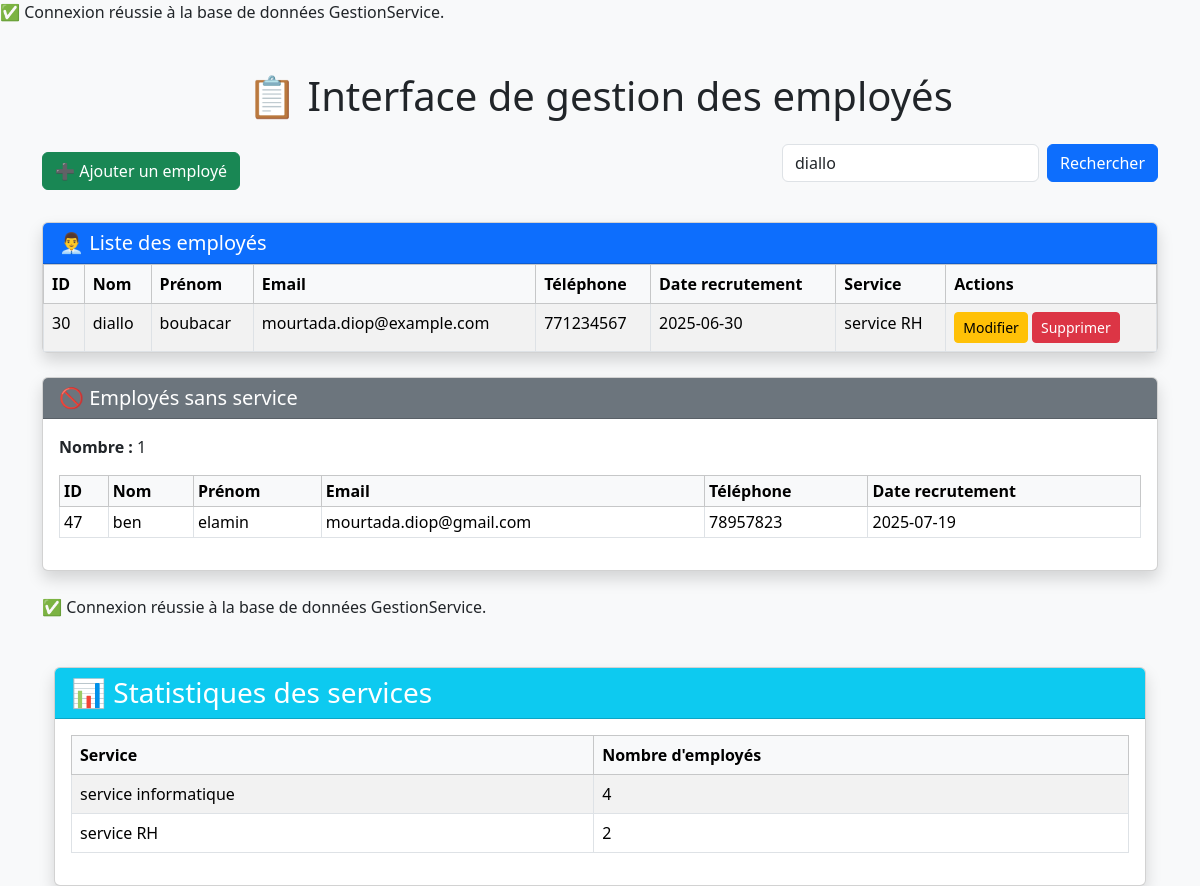
/interface/index.php?recherche=diallo, run on the app's committed database.
### tables this page shows
CREATE TABLE `personnel` (
  `numero` int(11) NOT NULL,
  `nom` varchar(50) NOT NULL,
  `prenom` varchar(50) NOT NULL,
  `adresse` varchar(200) DEFAULT NULL,
  `email` varchar(100) DEFAULT NULL,
  `num_mobile` varchar(20) DEFAULT NULL,
  `date_recrutement` date NOT NULL,
  `numero_service` int(11) DEFAULT NULL
);

CREATE TABLE `service` (
  `numero_service` int(11) NOT NULL,
  `nom_service` varchar(100) NOT NULL,
  `nombre_employe` int(11) DEFAULT 0
);

### interface/index.php (the view, shortened to what this page needs)
<?php
include 'connexion.php';
$search = '';
if (isset($_GET['recherche']) && !empty(trim($_GET['recherche']))) {
    $search = trim($_GET['recherche']);
    $sql = "
        SELECT p.*, s.nom_service
        FROM personnel p
        LEFT JOIN service s ON p.numero_service = s.numero_service
        WHERE p.nom LIKE :search OR p.prenom LIKE :search
    ";
    $stmt = $pdo->prepare($sql);
    $stmt->execute(['search' => "%$search%"]);
    $result = $stmt;
}
$sqlNonAffectes = "
    SELECT p.*
    FROM personnel p
    WHERE p.numero_service IS NULL
";
$stmtNonAffectes = $pdo->query($sqlNonAffectes);
?>
<!DOCTYPE html>
<html lang="fr">
<head>
    <link href="https://cdn.jsdelivr.net/npm/bootstrap@5.3.3/dist/css/bootstrap.min.css" rel="stylesheet">
</head>
<body class="bg-light">
<div class="container mt-5">
    <h1 class="text-center mb-4">📋 Interface de gestion des employés</h1>
    <div class="d-flex justify-content-between align-items-center mb-4">
        <a href="add.php" class="btn btn-success">➕ Ajouter un employé</a>
        <form method="get" class="d-flex" role="search">
            <input class="form-control me-2" type="text" name="recherche" placeholder="Rechercher nom ou prénom" value="<?= htmlspecialchars($search) ?>">
            <button class="btn btn-primary" type="submit">Rechercher</button>
        </form>
    </div>
    <?php if ($result->rowCount() > 0): ?>
        <div class="card shadow mb-4">
            <div class="card-header bg-primary text-white">
                <h5 class="mb-0">👨‍💼 Liste des employés</h5>
            </div>
            <div class="card-body p-0">
                <table class="table table-bordered table-striped mb-0">
                    <thead class="table-light">
                        <tr>
                            <th>ID</th>
                            <th>Nom</th>
                            <th>Prénom</th>
                            <th>Email</th>
                            <th>Téléphone</th>
                            <th>Date recrutement</th>
                            <th>Service</th>
                            <th>Actions</th>
                        </tr>
                    </thead>
                    <tbody>
                        <?php while ($row = $result->fetch(PDO::FETCH_ASSOC)): ?>
                            <tr>
                                <td><?php echo $row['numero'] ?></td>
                                <td><?= htmlspecialchars($row['nom']) ?></td>
                                <td><?= htmlspecialchars($row['prenom']) ?></td>
                                <td><?= htmlspecialchars($row['email']) ?></td>
                                <td><?= htmlspecialchars($row['num_mobile']) ?></td>
                                <td><?= $row['date_recrutement'] ?></td>
                                <td><?= $row['nom_service'] ?? '' ?></td>
                                <td>
                                    <a href="modifier.php?id=<?= $row['numero'] ?>" class="btn btn-warning btn-sm">Modifier</a>
                                    <a href="supprimer.php?id=<?= $row['numero'] ?>" class="btn btn-danger btn-sm" onclick="return confirm('Êtes-vous sûr de vouloir supprimer cet employé ?')">Supprimer</a>
                                </td>
                            </tr>
                        <?php endwhile; ?>
                    </tbody>
                </table>
            </div>
        </div>
    <?php else: ?>
        <div class="alert alert-warning text-center">Aucun employé trouvé.</div>
    <?php endif; ?>
    <div class="card shadow mb-4">
        <div class="card-header bg-secondary text-white">
            <h5 class="mb-0">🚫 Employés sans service</h5>
        </div>
        <div class="card-body">
            <p><strong>Nombre :</strong> <?= $stmtNonAffectes->rowCount() ?></p>
            <?php if ($stmtNonAffectes->rowCount() > 0): ?>
                <table class="table table-bordered table-sm">
                    <thead class="table-light">
                        <tr>
                            <th>ID</th>
                            <th>Nom</th>
                            <th>Prénom</th>
                            <th>Email</th>
                            <th>Téléphone</th>
                            <th>Date recrutement</th>
                        </tr>
                    </thead>
                    <tbody>
                        <?php while ($row = $stmtNonAffectes->fetch(PDO::FETCH_ASSOC)): ?>
                            <tr>
                                <td><?= $row['numero'] ?></td>
                                <td><?= htmlspecialchars($row['nom']) ?></td>
                                <td><?= htmlspecialchars($row['prenom']) ?></td>
                                <td><?= htmlspecialchars($row['email']) ?></td>
                                <td><?= htmlspecialchars($row['num_mobile']) ?></td>
                                <td><?= $row['date_recrutement'] ?></td>
                            </tr>
                        <?php endwhile; ?>
                    </tbody>
                </table>
            <?php else: ?>
                <p class="text-muted">Aucun employé sans service.</p>
            <?php endif; ?>
        </div>
    </div>
    <?php include 'stats.php'; ?>
</div>
</body>
</html>

### interface/stats.php (shortened to what this page needs)
<?php
include 'connexion.php';
$sql = "SELECT * FROM service";
$stmt = $pdo->query($sql);
$services = $stmt->fetchAll(PDO::FETCH_ASSOC);
?>
<!DOCTYPE html>
<html lang="fr">
<head>
    <link href="https://cdn.jsdelivr.net/npm/bootstrap@5.3.3/dist/css/bootstrap.min.css" rel="stylesheet">
</head>
<body class="bg-light">
<div class="container mt-5">
    <div class="card shadow">
        <div class="card-header bg-info text-white">
            <h3 class="mb-0">📊 Statistiques des services</h3>
        </div>
        <div class="card-body">
            <?php if (count($services) > 0): ?>
                <table class="table table-bordered table-striped">
                    <thead class="table-light">
                        <tr>
                            <th>Service</th>
                            <th>Nombre d'employés</th>
                        </tr>
                    </thead>
                    <tbody>
                        <?php foreach ($services as $service): ?>
                            <tr>
                                <td><?= htmlspecialchars($service['nom_service']) ?></td>
                                <td><?= htmlspecialchars($service['nombre_employe']) ?></td>
                            </tr>
                        <?php endforeach; ?>
                    </tbody>
                </table>
            <?php else: ?>
                <div class="alert alert-warning">Aucun service trouvé.</div>
            <?php endif; ?>
        </div>
    </div>
</div>
</body>
</html>

### data on the page
personnel: numero "30", nom "diallo", prenom "boubacar", email "mourtada.diop@example.com", num_mobile "771234567", date_recrutement "2025-06-30", service.nom_service "service RH"
personnel: numero "47", nom "ben", prenom "elamin", email "mourtada.diop@gmail.com", num_mobile "78957823", date_recrutement "2025-07-19"
service: nom_service "service informatique", nombre_employe "4"
service: nom_service "service RH", nombre_employe "2"

### other printed values
$stmtNonAffectes->rowCount() "1"
